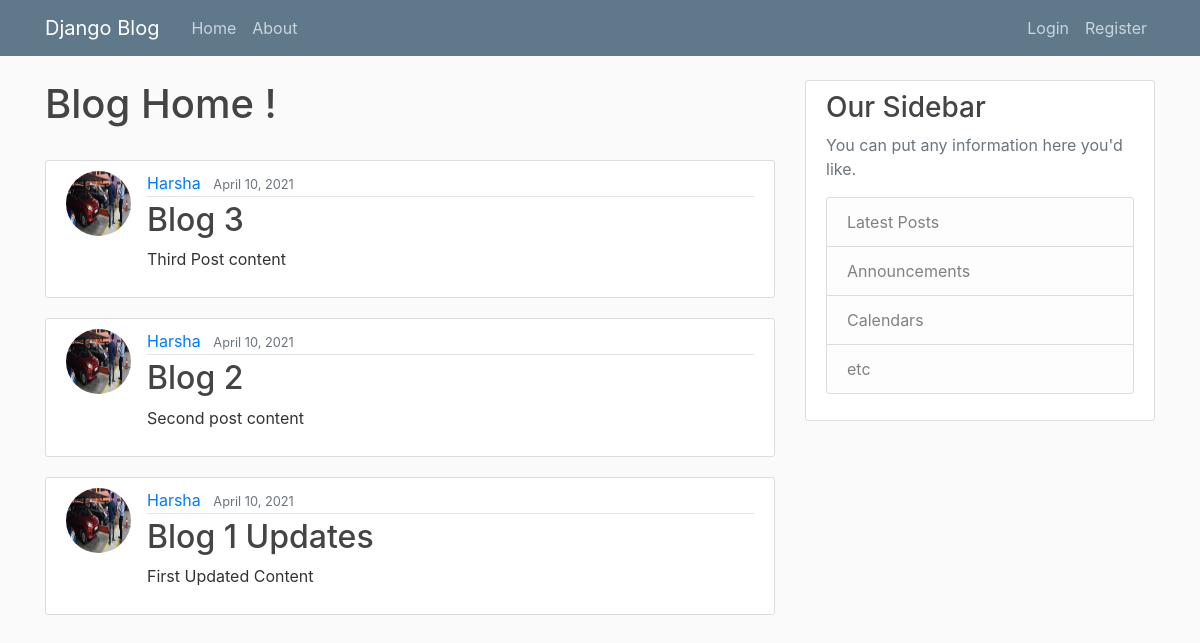
/, run on an earlier commit of the app's database.
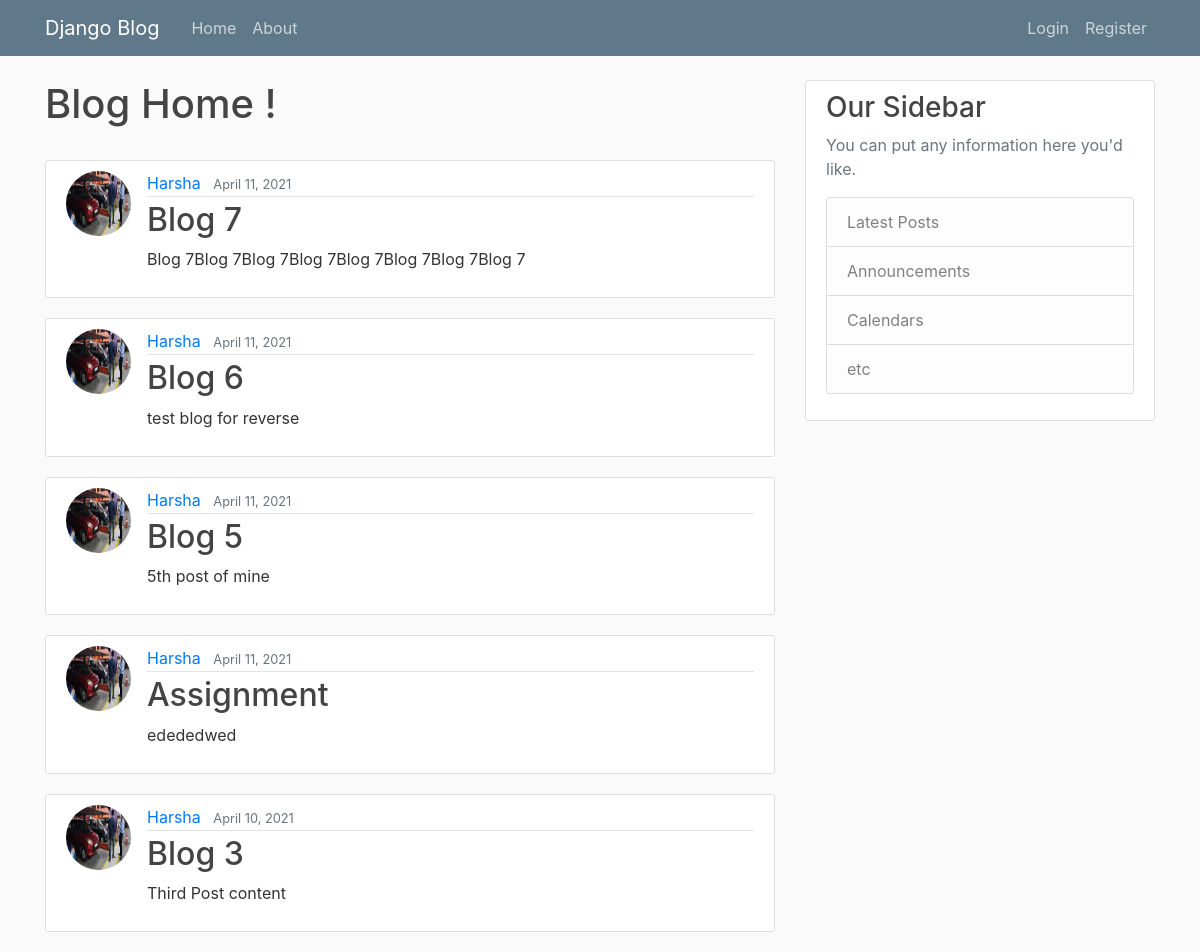
And on a later commit of the database.
### blog/models.py (models this page shows, shortened)
class Post(models.Model):
    title = models.CharField(max_length=100)
    content = models.TextField()
    date_posted = models.DateTimeField(default=timezone.now)
    author = models.ForeignKey(User, on_delete=models.CASCADE)

### users/models.py (models this page shows, shortened)
class Profile(models.Model):
    user = models.OneToOneField(User, on_delete=models.CASCADE)
    image = models.ImageField(default='default.jpg', upload_to ='profile_pics')

### blog/views.py (the view)
# urls.py: path('', PostListView.as_view(), name="blog-home"),
class PostListView(ListView):
    model = Post            # Tells which model to query to create a List View
    template_name = 'blog/home.html'
    context_object_name = 'posts'
    ordering = ['-date_posted']
    paginate_by = 5

### blog/templates/blog/home.html
{% extends "blog/base.html" %}
{% block content %}
    <h1>Blog Home !</h1>
    <br>
    {% for post in posts %}
        <article class="media content-section">
            <img class="rounded-circle article-img" src="{{ post.author.profile.image.url }}" alt="Image">
            <div class="media-body">
            <div class="article-metadata">
                <a class="mr-2" href="#">{{ post.author }}</a>
                <small class="text-muted">{{ post.date_posted|date:"F d, Y" }}</small>
            </div>
            <h2><a class="article-title" href="{% url 'post-detail' post.id  %}">{{ post.title }}</a></h2>
            <p class="article-content">{{ post.content }}</p>
            </div>
        </article>
    {% endfor %}
{% endblock %}

### blog/templates/blog/base.html (shortened to what this page needs)
{% load static %}
<!doctype html>
<html lang="en">
<head>
  <link rel="stylesheet" href="https://maxcdn.bootstrapcdn.com/bootstrap/4.0.0/css/bootstrap.min.css"
>
  <link rel="stylesheet" type="text/css" href="{% static 'blog/main.css' %}">
</head>
<body>
  <header class="site-header">
    <nav class="navbar navbar-expand-md navbar-dark bg-steel fixed-top">
      <div class="container">
        <a class="navbar-brand mr-4" href="{% url 'blog-home' %}">Django Blog</a>
        <div class="collapse navbar-collapse" id="navbarToggle">
          <div class="navbar-nav mr-auto">
            <a class="nav-item nav-link" href="{% url 'blog-home' %}">Home</a>
            <a class="nav-item nav-link" href="{% url 'blog-about' %}">About</a>
          </div>
          <div class="navbar-nav">
            {% if user.is_authenticated %}
            <a class="nav-item nav-link" href="{% url 'post-create' %}">New Post</a>
            <a class="nav-item nav-link" href="{% url 'logout' %}">Logout</a>
              <a class="nav-item nav-link" href="{% url 'profile' %}">Profile</a>
            {% else %}
              <a class="nav-item nav-link" href="{% url 'login' %}">Login</a>
              <a class="nav-item nav-link" href="{% url 'register' %}">Register</a>
            {% endif %}
          </div>
        </div>
      </div>
    </nav>
  </header>
  <main role="main" class="container">
    <div class="row">
      <div class="col-md-8">
        {% block content %}{% endblock %}
      </div>
      <div class="col-md-4">
        <div class="content-section">
          <h3>Our Sidebar</h3>
          <p class='text-muted'>You can put any information here you'd like.
          <ul class="list-group">
            <li class="list-group-item list-group-item-light">Latest Posts</li>
            <li class="list-group-item list-group-item-light">Announcements</li>
            <li class="list-group-item list-group-item-light">Calendars</li>
            <li class="list-group-item list-group-item-light">etc</li>
          </ul>
          </p>
        </div>
      </div>
    </div>
  </main>
</body>
</html>

### blog/static/blog/main.css (style rules this page uses)
body { background: #fafafa; color: #333333; margin-top: 5rem; }
h1, h2, h3, h4, h5, h6 { color: #444444; }
ul { margin: 0; }
.bg-steel { background-color: #5f788a; }
.site-header .navbar-nav .nav-link { color: #cbd5db; }
.content-section { background: #ffffff; padding: 10px 20px; border: 1px solid #dddddd; border-radius: 3px; margin-bottom: 20px; }
.article-title { color: #444444; }
.article-content { white-space: pre-line; }
.article-img { height: 65px; width: 65px; margin-right: 16px; }
.article-metadata { padding-bottom: 1px; margin-bottom: 4px; border-bottom: 1px solid #e3e3e3 }

What changed in the data, as far as the page shows it:
no longer on this page (row unchanged): Post: author.profile.image (picture), author "Harsha", date_posted "April 10, 2021", title "Blog 2", content "Second post content"
no longer on this page (row unchanged): Post: author.profile.image (picture), author "Harsha", date_posted "April 10, 2021", title "Blog 1 Updates", content "First Updated Content"
added Post: author.profile.image (picture), author "Harsha", date_posted "April 11, 2021", title "Blog 7", content "Blog 7Blog 7Blog 7Blog 7Blog 7Blog 7Blog 7Blog 7"
added Post: author.profile.image (picture), author "Harsha", date_posted "April 11, 2021", title "Blog 6", content "test blog for reverse"
added Post: author.profile.image (picture), author "Harsha", date_posted "April 11, 2021", title "Blog 5", content "5th post of mine"
added Post: author.profile.image (picture), author "Harsha", date_posted "April 11, 2021", title "Assignment", content "edededwed"
